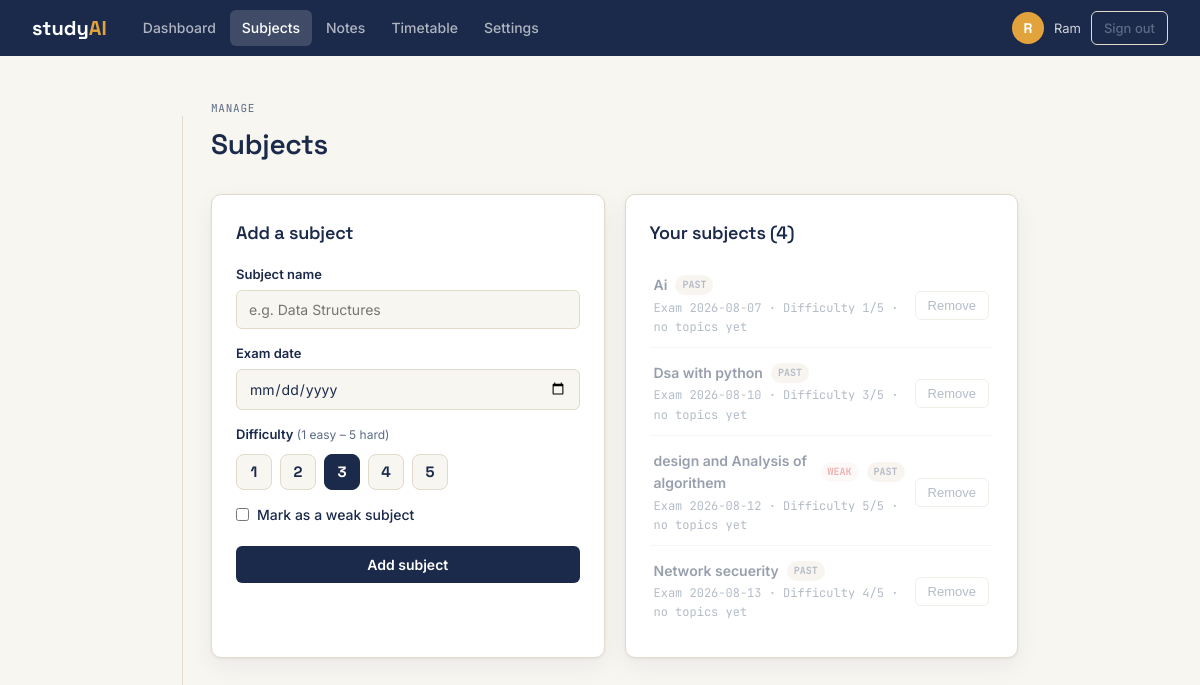
The page /subjects (signed in) on the database its author committed.
### tables this page shows
CREATE TABLE users (
    id INTEGER PRIMARY KEY AUTOINCREMENT,
    username TEXT UNIQUE NOT NULL,
    email TEXT UNIQUE NOT NULL,
    password_hash TEXT NOT NULL,
    daily_study_hours REAL NOT NULL DEFAULT 4.0,
    created_at TIMESTAMP NOT NULL DEFAULT CURRENT_TIMESTAMP
);

CREATE TABLE subjects (
    id INTEGER PRIMARY KEY AUTOINCREMENT,
    user_id INTEGER NOT NULL,
    name TEXT NOT NULL,
    exam_date DATE NOT NULL,
    difficulty INTEGER NOT NULL DEFAULT 3,
    is_weak INTEGER NOT NULL DEFAULT 0,
    created_at TIMESTAMP NOT NULL DEFAULT CURRENT_TIMESTAMP,
    FOREIGN KEY (user_id) REFERENCES users (id)
);

### app.py (the view, shortened to what this page needs)
@app.route("/subjects", methods=["GET","POST"])
@login_required
def subjects():
    db = db_module.get_db()
    all_subjects = _subjects_with_progress(db, g.user["id"])
    return render_template("subjects.html", subjects=all_subjects, today=date.today())

### app.py (called while the page is built)
@app.before_request
def load_user():
    uid = session.get("user_id")
    g.user = db_module.get_db().execute("SELECT * FROM users WHERE id=?", (uid,)).fetchone() if uid else None

def login_required(view):
    @wraps(view)
    def wrapped(**kw):
        if g.user is None:
            flash("Please log in to continue.", "error")
            return redirect(url_for("login"))
        return view(**kw)
    return wrapped

def _subjects_with_progress(db, user_id):
    return db.execute(
        "SELECT s.*, COUNT(t.id) AS total_topics, "
        "SUM(CASE WHEN t.is_completed=1 THEN 1 ELSE 0 END) AS completed_topics "
        "FROM subjects s LEFT JOIN topics t ON t.subject_id=s.id "
        "WHERE s.user_id=? GROUP BY s.id ORDER BY s.exam_date ASC",
        (user_id,),
    ).fetchall()

### db.py (called while the page is built)
def get_db():
    if "db" not in g:
        g.db = sqlite3.connect(current_app.config["DATABASE"])
        g.db.row_factory = sqlite3.Row
        g.db.execute("PRAGMA foreign_keys = ON")
    return g.db

### templates/subjects.html (shortened to what this page needs)
{% extends 'base.html' %}
{% block content %}
<div class="page-header">
  <div>
    <p class="eyebrow">Manage</p>
    <h1>Subjects</h1>
  </div>
</div>
<div class="two-col">
  <div class="card">
    <h2 class="card-title">Add a subject</h2>
    <form method="post">
      <div class="field">
        <label for="name">Subject name</label>
        <input id="name" name="name" type="text" placeholder="e.g. Data Structures" required autofocus>
      </div>
      <div class="field">
        <label for="exam_date">Exam date</label>
        <input id="exam_date" name="exam_date" type="date" required>
      </div>
      <div class="field">
        <label>Difficulty <span class="label-note">(1 easy – 5 hard)</span></label>
        <div class="difficulty-picker">
          {% for i in range(1,6) %}
          <label class="diff-btn">
            <span>{{ i }}</span>
          </label>
          {% endfor %}
        </div>
      </div>
      <label class="check-row">
        <input type="checkbox" name="is_weak">
        <span>Mark as a weak subject</span>
      </label>
      <button type="submit" class="btn-primary btn-block" style="margin-top:20px">Add subject</button>
    </form>
  </div>
  <div class="card">
    <h2 class="card-title">Your subjects ({{ subjects|length }})</h2>
    {% if subjects|length == 0 %}
    <div class="empty-state">
      <div class="empty-icon">📚</div>
      <p>No subjects yet. Add your first one on the left.</p>
    </div>
    {% else %}
    <div class="subject-list">
      {% for s in subjects %}
      {% set is_past = s['exam_date'] < today.isoformat() %}
      {% set total = s['total_topics'] or 0 %}
      {% set done  = s['completed_topics'] or 0 %}
      {% set pct   = ((done/total)*100)|round|int if total else 0 %}
      <div class="subject-row {{ 'is-past' if is_past }}">
        <a href="{{ url_for('subject_detail', sid=s['id']) }}" class="subject-link">
          <div class="subject-top">
            <span class="subject-name">{{ s['name'] }}</span>
            {% if s['is_weak'] %}<span class="badge badge-weak">Weak</span>{% endif %}
            {% if is_past %}<span class="badge badge-past">Past</span>{% endif %}
          </div>
          <div class="subject-meta">
            Exam {{ s['exam_date'] }} · Difficulty {{ s['difficulty'] }}/5
            {% if total %} · {{ pct }}% complete{% else %} · no topics yet{% endif %}
          </div>
        </a>
        <form method="post" action="{{ url_for('delete_subject', sid=s['id']) }}"
              data-name="{{ s['name'] }}"
              onsubmit="return confirm('Remove '+this.dataset.name+'?')">
          <button type="submit" class="btn-ghost-sm">Remove</button>
        </form>
      </div>
      {% endfor %}
    </div>
    {% endif %}
  </div>
</div>
{% endblock %}

### templates/base.html (shortened to what this page needs)
<!doctype html>
<html lang="en">
<head>
  <link rel="stylesheet" href="{{ url_for('static', filename='css/style.css') }}">
</head>
<body>
<header class="topbar">
  <a class="wordmark" href="{{ url_for('index') }}">study<span>AI</span></a>
  {% if g.user %}
  <nav class="nav">
    <a href="{{ url_for('dashboard') }}"    class="{{ 'active' if request.endpoint=='dashboard' }}">Dashboard</a>
    <a href="{{ url_for('subjects') }}"     class="{{ 'active' if request.endpoint in ['subjects','subject_detail'] }}">Subjects</a>
    <a href="{{ url_for('notes_overview') }}"class="{{ 'active' if request.endpoint in ['notes_overview','download_note'] }}">Notes</a>
    <a href="{{ url_for('timetable') }}"    class="{{ 'active' if request.endpoint=='timetable' }}">Timetable</a>
    <a href="{{ url_for('settings') }}"     class="{{ 'active' if request.endpoint=='settings' }}">Settings</a>
  </nav>
  <div class="topbar-user">
    <span class="user-avatar">{{ g.user['username'][0].upper() }}</span>
    <span class="user-name">{{ g.user['username'] }}</span>
    <a href="{{ url_for('logout') }}" class="btn-ghost-sm">Sign out</a>
  </div>
  {% endif %}
</header>
<div class="page-shell">
  <main class="page-content">
    {% block content %}{% endblock %}
  </main>
</div>
</body>
</html>

### rows shown on the page
users: username "R", user.username "Ram"
subjects: name "Ai", exam_date "2026-08-07", difficulty "1"
subjects: name "Dsa with python", exam_date "2026-08-10", difficulty "3"
subjects: name "design and Analysis of algorithem", is_weak "WEAK", exam_date "2026-08-12", difficulty "5"
subjects: name "Network secuerity", exam_date "2026-08-13", difficulty "4"

### other values the page prints
{{ i }} "1" "2" "3" "4" "5"
{{ subjects|length }} "4"
